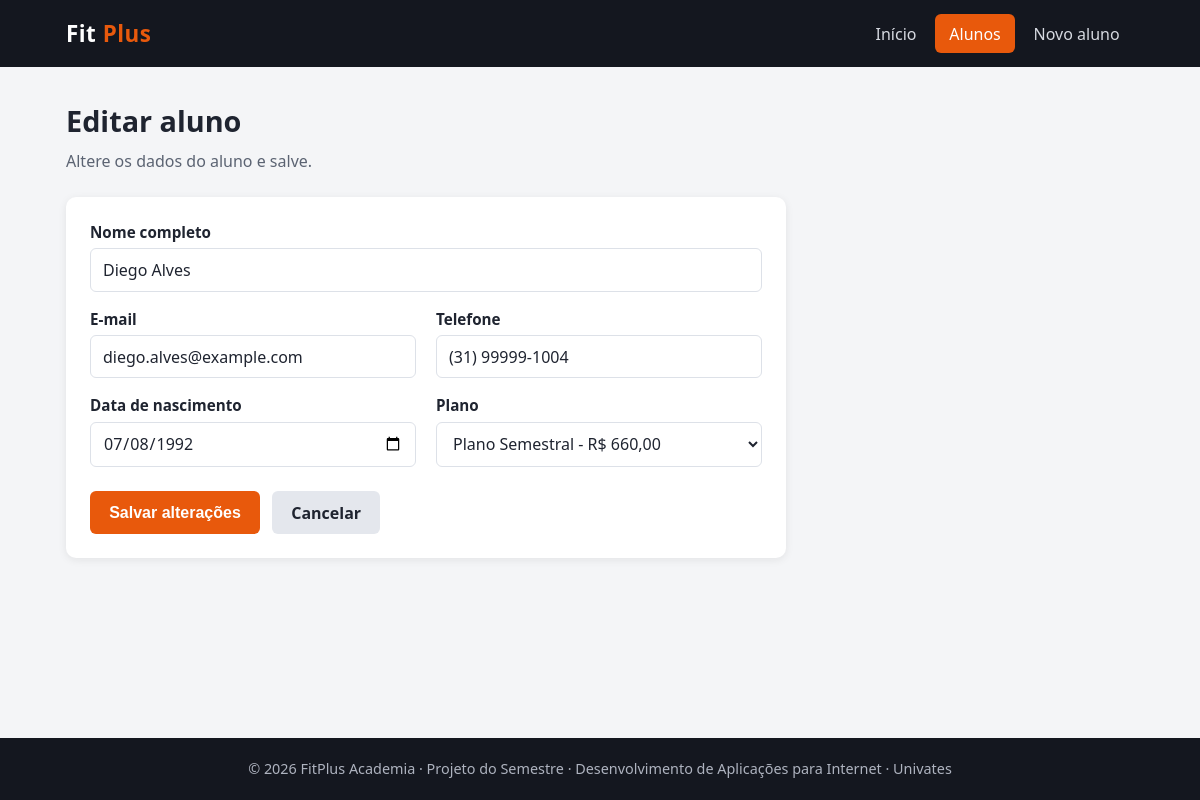
The page /editar.php?id=4 on the database its author committed.
### tables this page shows
CREATE TABLE `alunos` (
  `id` int(11) NOT NULL AUTO_INCREMENT,
  `nome` varchar(50) NOT NULL,
  `email` varchar(100) NOT NULL,
  `telefone` varchar(20) NOT NULL,
  `dt_nascimento` date NOT NULL,
  `id_plano` int(11) NOT NULL,
  PRIMARY KEY (`id`),
  KEY `idx_alunos_id_plano` (`id_plano`),
  CONSTRAINT `fk_alunos_plano` FOREIGN KEY (`id_plano`) REFERENCES `planos` (`id`)
);

CREATE TABLE `planos` (
  `id` int(11) NOT NULL AUTO_INCREMENT,
  `titulo` varchar(50) NOT NULL,
  `valor` double NOT NULL,
  `descricao` text NOT NULL,
  PRIMARY KEY (`id`)
);

### config/conexao.php (called while the page is built)
<?php
function conectar()
{
    $host    = 'localhost';
    $banco   = 'academia_fit_plus';
    $usuario = 'root';
    $senha   = '';
    try {
        $pdo = new PDO("mysql:host=$host;dbname=$banco;charset=utf8mb4", $usuario, $senha);
        $pdo->setAttribute(PDO::ATTR_ERRMODE, PDO::ERRMODE_EXCEPTION);
        $pdo->setAttribute(PDO::ATTR_DEFAULT_FETCH_MODE, PDO::FETCH_ASSOC);
        return $pdo;
    } catch (PDOException $e) {
        die('Erro ao conectar no banco: ' . $e->getMessage());
    }
}

### DAO/alunoDAO.php (called while the page is built, shortened)
<?php
require_once __DIR__ . '/../config/conexao.php';
class AlunoDAO
{
    private $pdo;
    public function __construct()
    {
        $this->pdo = conectar();
    }
    public function buscarPorId($id)
    {
        $sql = $this->pdo->prepare(
            'SELECT alunos.*, planos.titulo AS plano, planos.valor AS valor_plano
             FROM alunos
             INNER JOIN planos ON planos.id = alunos.id_plano
             WHERE alunos.id = ?'
        );
        $sql->execute([$id]);
        return $sql->fetch();
    }
    public function listarPlanos()
    {
        $sql = $this->pdo->query(
            'SELECT id, titulo, valor
             FROM planos
             ORDER BY titulo, id'
        );
        return $sql->fetchAll();
    }
}

### src/editar.php (the view, shortened to what this page needs)
<?php
require_once __DIR__ . '/../DAO/alunoDAO.php';
$id = isset($_GET['id']) && is_string($_GET['id'])
    ? filter_var($_GET['id'], FILTER_VALIDATE_INT)
    : false;
if ($id === false || $id < 1) {
    http_response_code(400);
    $aluno = false;
} else {
    $dao = new AlunoDAO();
    $aluno = $dao->buscarPorId($id);
}
$escape = static function ($value) {
    return htmlspecialchars((string) $value, ENT_QUOTES, 'UTF-8');
};
if ($aluno !== false) {
    $planos = $dao->listarPlanos();
    $dados = [
        'nome' => $aluno['nome'],
        'email' => $aluno['email'],
        'telefone' => $aluno['telefone'],
        'dt_nascimento' => $aluno['dt_nascimento'],
        'id_plano' => (string) $aluno['id_plano'],
    ];
}
?>
<!DOCTYPE html>
<html lang="pt-BR">
<head>
  <link rel="stylesheet" href="../assets/style.css">
</head>
<body>
  <header class="site-header">
    <div class="container">
      <a class="logo" href="index.php">Fit <span>Plus</span></a>
      <nav>
        <ul class="menu">
          <li><a href="index.php">Início</a></li>
          <li><a class="ativo" href="alunos.php">Alunos</a></li>
          <li><a href="cadastro.php">Novo aluno</a></li>
        </ul>
      </nav>
    </div>
  </header>
  <main class="container">
    <?php if ($aluno === false): ?>
      <h1>Aluno não encontrado</h1>
      <p class="subtitulo">O cadastro solicitado não existe ou o identificador é inválido.</p>
      <a class="btn" href="alunos.php">Voltar para alunos</a>
    <?php else: ?>
      <h1>Editar aluno</h1>
      <p class="subtitulo">Altere os dados do aluno e salve.</p>
      <form class="formulario" method="post" action="editar.php?id=<?= $escape($id) ?>">
        <div class="campo campo-largo">
          <label for="nome">Nome completo</label>
          <input type="text" id="nome" name="nome" maxlength="50" value="<?= $escape($dados['nome']) ?>" required>
        </div>
        <div class="campo">
          <label for="email">E-mail</label>
          <input type="email" id="email" name="email" maxlength="100" value="<?= $escape($dados['email']) ?>" required>
        </div>
        <div class="campo">
          <label for="telefone">Telefone</label>
          <input type="tel" id="telefone" name="telefone" maxlength="20" value="<?= $escape($dados['telefone']) ?>" required>
        </div>
        <div class="campo">
          <label for="dt_nascimento">Data de nascimento</label>
          <input type="date" id="dt_nascimento" name="dt_nascimento" value="<?= $escape($dados['dt_nascimento']) ?>" required>
        </div>
        <div class="campo">
          <label for="id_plano">Plano</label>
          <select id="id_plano" name="id_plano" required>
            <?php foreach ($planos as $plano): ?>
              <option value="<?= $escape($plano['id']) ?>" <?= (string) $dados['id_plano'] === (string) $plano['id'] ? 'selected' : '' ?>>
                <?= $escape($plano['titulo']) ?> - R$ <?= number_format((float) $plano['valor'], 2, ',', '.') ?>
              </option>
            <?php endforeach; ?>
          </select>
        </div>
        <div class="formulario-acoes">
          <button type="submit" class="btn">Salvar alterações</button>
          <a class="btn btn-secundario" href="alunos.php">Cancelar</a>
        </div>
      </form>
    <?php endif; ?>
  </main>
  <footer class="site-footer">
    <p>&copy; 2026 FitPlus Academia &middot; Projeto do Semestre &middot; Desenvolvimento de Aplicações para Internet &middot; Univates</p>
  </footer>
</body>
</html>

### assets/style.css (style rules this page uses)
* { box-sizing: border-box; margin: 0; padding: 0; }
body { font-family: "Segoe UI", Roboto, Arial, sans-serif; background: #f4f5f7; color: #1f2430; line-height: 1.5; min-height: 100vh; display: flex; flex-direction: column; }
a { color: #e8590c; }
.site-header { background: #14171f; color: #ffffff; position: sticky; top: 0; z-index: 10; }
.site-header .container { display: flex; flex-wrap: wrap; align-items: center; justify-content: space-between; gap: 0.5rem 1.5rem; padding-top: 0.9rem; padding-bottom: 0.9rem; }
.logo { font-size: 1.4rem; font-weight: 800; letter-spacing: 0.5px; color: #ffffff; text-decoration: none; }
.logo span { color: #e8590c; }
.menu { display: flex; flex-wrap: wrap; gap: 0.25rem; list-style: none; }
.menu a { display: block; padding: 0.45rem 0.9rem; border-radius: 6px; color: #d6d9e0; text-decoration: none; font-weight: 500; }
.menu a:hover, .menu a.ativo { background: #e8590c; color: #ffffff; }
.container { width: 100%; max-width: 1100px; margin: 0 auto; padding-left: 1rem; padding-right: 1rem; }
main { flex: 1; padding-top: 2rem; padding-bottom: 2.5rem; }
h1 { font-size: 1.8rem; margin-bottom: 0.4rem; }
.subtitulo { color: #5b6372; margin-bottom: 1.5rem; }
.btn { display: inline-block; padding: 0.6rem 1.2rem; border: none; border-radius: 6px; background: #e8590c; color: #ffffff; font-size: 1rem; font-weight: 600; text-decoration: none; cursor: pointer; }
.btn-secundario { background: #e4e7ed; color: #1f2430; }
.formulario { background: #ffffff; border-radius: 10px; box-shadow: 0 2px 8px rgba(20, 23, 31, 0.08); padding: 1.5rem; max-width: 720px; display: grid; grid-template-columns: repeat(2, 1fr); gap: 1rem 1.25rem; }
.campo { display: flex; flex-direction: column; gap: 0.3rem; }
.campo-largo { grid-column: 1 / -1; }
label { font-weight: 600; font-size: 0.95rem; }
input, select { padding: 0.6rem 0.75rem; border: 1px solid #dde1e8; border-radius: 6px; font-size: 1rem; font-family: inherit; background: #ffffff; color: #1f2430; }
.formulario-acoes { grid-column: 1 / -1; display: flex; flex-wrap: wrap; gap: 0.75rem; margin-top: 0.5rem; }
.site-footer { background: #14171f; color: #aeb3bf; text-align: center; padding: 1.25rem 1rem; font-size: 0.9rem; }

### rows shown on the page
alunos: nome "Diego Alves", email "diego.alves@example.com", telefone "(31) 99999-1004", dt_nascimento "07/08/1992", id_plano "Plano Semestral - R$ 660,00"
